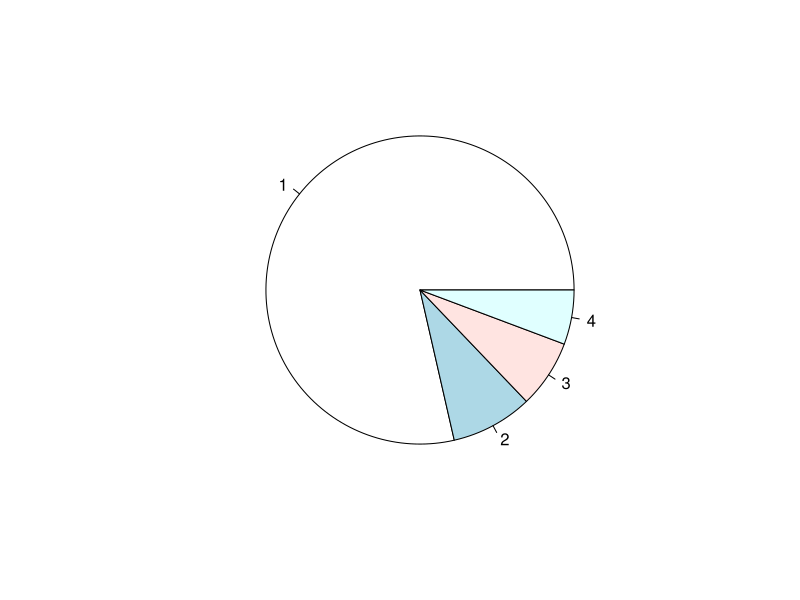
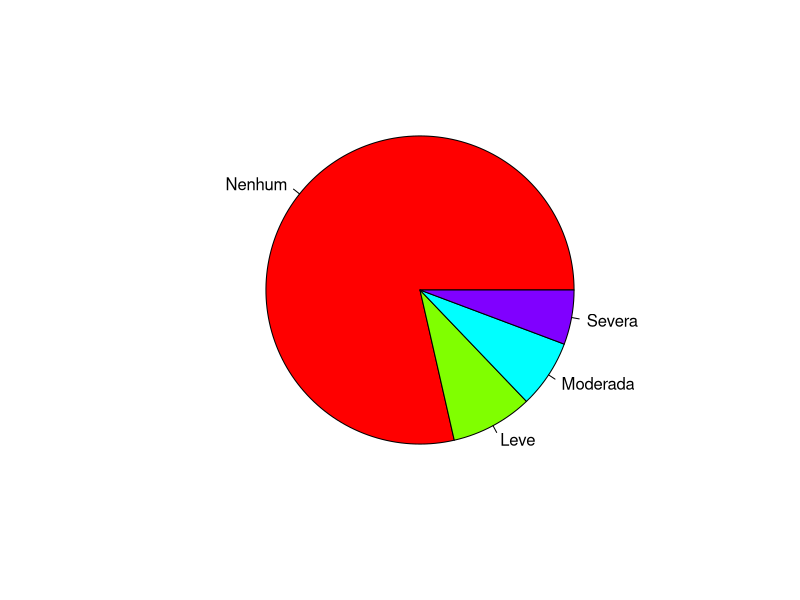

These charts were generated, in order, by the following R code:
x <- c(110, 12, 10, 8)

pie(x)
names(x) <- c("Nenhum", "Leve", "Moderada", "Severa")

# prop.table() faz a freq. relativa
xp <- prop.table(x)

pie(xp, labels = names(x), col = rainbow(4))
